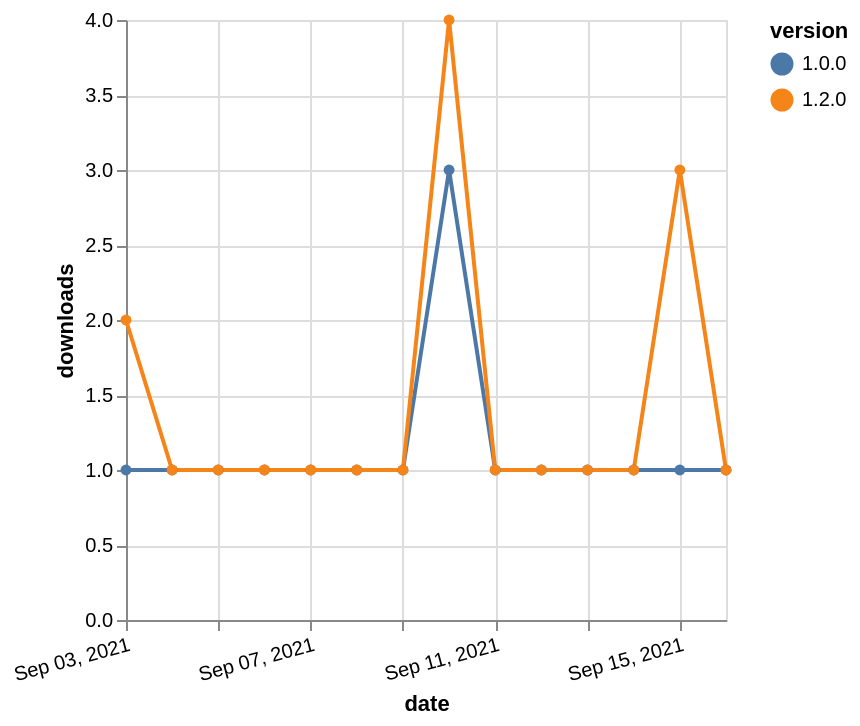

The Vega-Lite source for this figure:
### Vega-Lite specification from a JSON file in a GitHub repository (floating-point values rounded to 4 significant figures)
{"$schema": "https://vega.github.io/schema/vega-lite/v5.json", "description": "A simple bar chart with embedded data.", "data": {"values": [{"date": "2021-09-03", "total": 214, "delta": 1, "version": "1.0.0"}, {"date": "2021-09-04", "total": 215, "delta": 1, "version": "1.0.0"}, {"date": "2021-09-05", "total": 216, "delta": 1, "version": "1.0.0"}, {"date": "2021-09-06", "total": 217, "delta": 1, "version": "1.0.0"}, {"date": "2021-09-07", "total": 218, "delta": 1, "version": "1.0.0"}, {"date": "2021-09-08", "total": 219, "delta": 1, "version": "1.0.0"}, {"date": "2021-09-09", "total": 220, "delta": 1, "version": "1.0.0"}, {"date": "2021-09-10", "total": 223, "delta": 3, "version": "1.0.0"}, {"date": "2021-09-11", "total": 224, "delta": 1, "version": "1.0.0"}, {"date": "2021-09-12", "total": 225, "delta": 1, "version": "1.0.0"}, {"date": "2021-09-13", "total": 226, "delta": 1, "version": "1.0.0"}, {"date": "2021-09-14", "total": 227, "delta": 1, "version": "1.0.0"}, {"date": "2021-09-15", "total": 228, "delta": 1, "version": "1.0.0"}, {"date": "2021-09-16", "total": 229, "delta": 1, "version": "1.0.0"}, {"date": "2021-09-03", "total": 136, "delta": 2, "version": "1.2.0"}, {"date": "2021-09-04", "total": 137, "delta": 1, "version": "1.2.0"}, {"date": "2021-09-05", "total": 138, "delta": 1, "version": "1.2.0"}, {"date": "2021-09-06", "total": 139, "delta": 1, "version": "1.2.0"}, {"date": "2021-09-07", "total": 140, "delta": 1, "version": "1.2.0"}, {"date": "2021-09-08", "total": 141, "delta": 1, "version": "1.2.0"}, {"date": "2021-09-09", "total": 142, "delta": 1, "version": "1.2.0"}, {"date": "2021-09-10", "total": 146, "delta": 4, "version": "1.2.0"}, {"date": "2021-09-11", "total": 147, "delta": 1, "version": "1.2.0"}, {"date": "2021-09-12", "total": 148, "delta": 1, "version": "1.2.0"}, {"date": "2021-09-13", "total": 149, "delta": 1, "version": "1.2.0"}, {"date": "2021-09-14", "total": 150, "delta": 1, "version": "1.2.0"}, {"date": "2021-09-15", "total": 153, "delta": 3, "version": "1.2.0"}, {"date": "2021-09-16", "total": 154, "delta": 1, "version": "1.2.0"}]}, "width": "container", "mark": {"type": "line", "point": {"filled": true}}, "encoding": {"x": {"field": "date", "type": "temporal", "timeUnit": "yearmonthdate", "title": "date", "axis": {"labelAngle": -15}}, "y": {"field": "delta", "type": "quantitative", "title": "downloads"}, "color": {"field": "version", "type": "nominal"}, "tooltip": {"field": "delta"}}}
